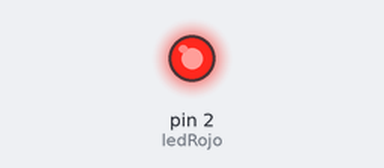
Recording of a sketch running on a simulated Arduino Uno, built with avr-gcc and run on an emulated ATmega328P. Parts: output pins drawn as LEDs (lit = HIGH).

Above: at 0.5 s.
At 6.0 s:
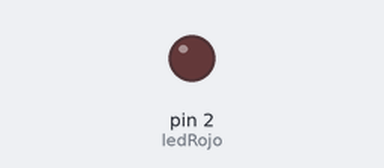
Timing chart, 0 to 14.3 s (numbered marks = the images above):
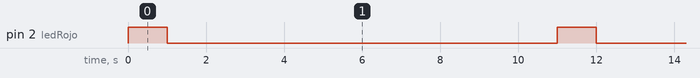

Measured:
- by itself, pin 2 (ledRojo): alternates HIGH for 1.0 s and LOW for 10.0 s

The sketch:

hello_led.ino
```cpp
int ledRojo = 2;

void setup() {
  // put your setup code here, to run once:
  pinMode(ledRojo, OUTPUT);
}

void loop() {
  // put your main code here, to run repeatedly:
  digitalWrite(ledRojo, HIGH);
  delay(1000);
  digitalWrite(ledRojo, LOW);
  delay(10000);
}
```
